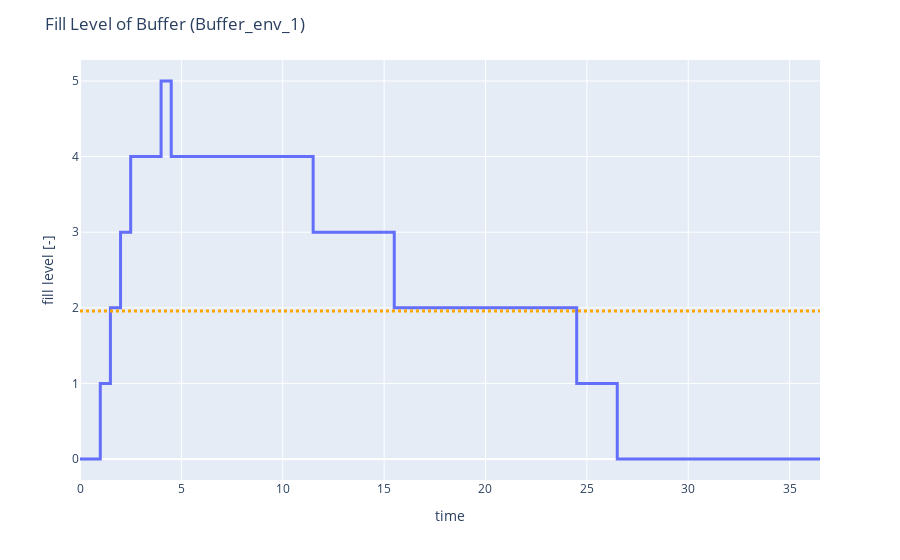

This figure's notebook cell:
### Code cell
fig = buffer1.draw_fill_level()

### Figure 1 — Plotly figure (JSON) as saved in the notebook; plotly's stock layout.template omitted (floating-point values rounded to 4 significant figures)
{"data": [{"hovertemplate": "x=%{x}<br>y=%{y}<extra></extra>", "legendgroup": "", "line": {"color": "#636efa", "dash": "solid", "shape": "vh", "width": 3}, "marker": {"symbol": "circle"}, "mode": "lines", "name": "", "orientation": "v", "showlegend": false, "type": "scatter", "x": [0, 0.5, 1, 1.5, 2, 2.5, 4, 4.5, 11.5, 15.5, 24.5, 26.5, 36.5], "xaxis": "x", "y": [0, 0, 0, 1, 2, 3, 4, 5, 4, 3, 2, 1, 0], "yaxis": "y"}], "layout": {"legend": {"tracegroupgap": 0}, "margin": {"t": 60}, "shapes": [{"line": {"color": "orange", "dash": "dot", "width": 3}, "type": "line", "x0": 0, "x1": 1, "xref": "x domain", "y0": 1.959, "y1": 1.959, "yref": "y"}], "title": {"text": "Fill Level of Buffer (Buffer_env_1)"}, "xaxis": {"anchor": "y", "domain": [0, 1], "title": {"text": "time"}}, "yaxis": {"anchor": "x", "domain": [0, 1], "title": {"text": "fill level [-]"}}}}
